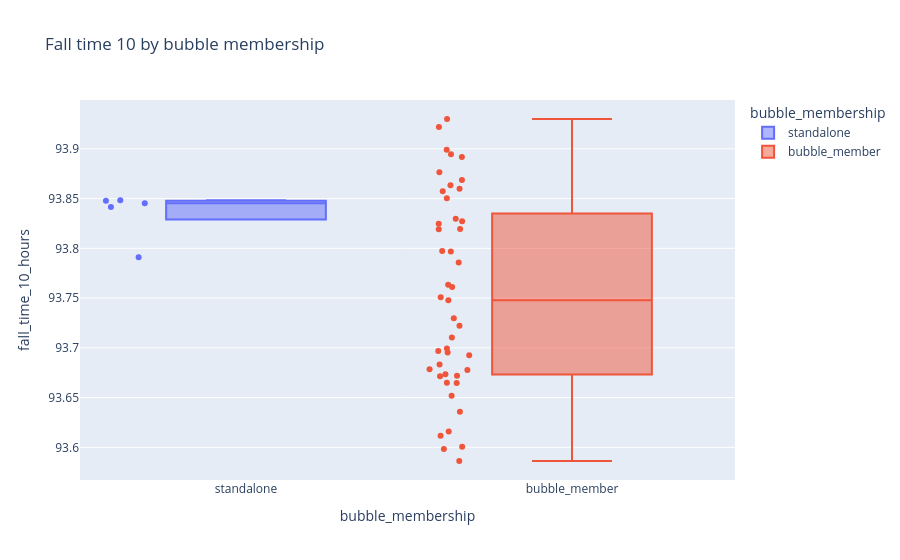

The code cell stored with this chart in its notebook:
### Code cell
px.box(
    bubble_df,
    x="bubble_membership",
    y="fall_time_10_hours",
    color="bubble_membership",
    points="all",
    hover_name="state_label",
    title="Fall time 10 by bubble membership",
)

### Figure 1 — Plotly figure (JSON) as saved in the notebook; plotly's stock layout.template omitted (floating-point values rounded to 4 significant figures)
{"data": [{"alignmentgroup": "True", "boxpoints": "all", "hovertemplate": "<b>%{hovertext}</b><br><br>bubble_membership=%{x}<br>fall_time_10_hours=%{y}<extra></extra>", "hovertext": ["S001_unit_28 | unit 28", "S003_unit_29 | unit 29", "S004_unit_2 | unit 2", "S009_unit_25 | unit 25", "S020_unit_27 | unit 27"], "legendgroup": "standalone", "marker": {"color": "#636efa"}, "name": "standalone", "notched": false, "offsetgroup": "standalone", "orientation": "v", "showlegend": true, "type": "box", "x": ["standalone", "standalone", "standalone", "standalone", "standalone"], "x0": " ", "xaxis": "x", "y": [93.79, 93.85, 93.84, 93.85, 93.85], "y0": " ", "yaxis": "y"}, {"alignmentgroup": "True", "boxpoints": "all", "hovertemplate": "<b>%{hovertext}</b><br><br>bubble_membership=%{x}<br>fall_time_10_hours=%{y}<extra></extra>", "hovertext": ["S002_unit_33 | unit 33", "S005_unit_16 | unit 16", "S006_unit_23 | unit 23", "S007_unit_24 | unit 24", "S008_unit_18 | unit 18", "S010_unit_34 | unit 34", "S011_unit_6 | unit 6", "S012_unit_40 | unit 40", "S013_unit_14 | unit 14", "S015_unit_17 | unit 17", "S016_unit_37 | unit 37", "S017_unit_7 | unit 7", "S018_unit_3 | unit 3", "S019_unit_42 | unit 42", "S021_unit_38 | unit 38", "S023_unit_11 | unit 11", "S024_unit_8 | unit 8", "S025_unit_44 | unit 44", "S026_unit_4 | unit 4", "S027_unit_52 | unit 52", "S028_unit_41 | unit 41", "S029_unit_36 | unit 36", "S030_unit_39 | unit 39", "S031_unit_45 | unit 45", "S032_unit_35 | unit 35", "S033_unit_50 | unit 50", "S034_unit_26 | unit 26", "S035_unit_1 | unit 1", "S036_unit_21 | unit 21", "S037_unit_30 | unit 30", "S038_unit_22 | unit 22", "S039_unit_9 | unit 9", "S040_unit_32 | unit 32", "S041_unit_20 | unit 20", "S042_unit_43 | unit 43", "S043_unit_12 | unit 12", "S044_unit_19 | unit 19", "S045_unit_47 | unit 47", "S046_unit_10 | unit 10", "S047_unit_48 | unit 48", "S048_unit_15 | unit 15", "S049_unit_49 | unit 49", "S050_unit_31 | unit 31", "S051_unit_51 | unit 51", "S052_unit_46 | unit 46"], "legendgroup": "bubble_member", "marker": {"color": "#EF553B"}, "name": "bubble_member", "notched": false, "offsetgroup": "bubble_member", "orientation": "v", "showlegend": true, "type": "box", "x": ["bubble_member", "bubble_member", "bubble_member", "bubble_member", "bubble_member", "bubble_member", "bubble_member", "bubble_member", "bubble_member", "bubble_member", "bubble_member", "bubble_member", "bubble_member", "bubble_member", "bubble_member", "bubble_member", "bubble_member", "bubble_member", "bubble_member", "bubble_member", "bubble_member", "bubble_member", "bubble_member", "bubble_member", "bubble_member", "bubble_member", "bubble_member", "bubble_member", "bubble_member", "bubble_member", "bubble_member", "bubble_member", "bubble_member", "bubble_member", "bubble_member", "bubble_member", "bubble_member", "bubble_member", "bubble_member", "bubble_member", "bubble_member", "bubble_member", "bubble_member", "bubble_member", "bubble_member"], "x0": " ", "xaxis": "x", "y": [93.68, 93.7, 93.62, 93.83, 93.82, 93.67, 93.6, 93.8, 93.92, 93.9, 93.82, 93.67, 93.89, 93.66, 93.79, 93.85, 93.68, 93.59, 93.86, 93.68, 93.64, 93.65, 93.87, 93.73, 93.7, 93.67, 93.89, 93.75, 93.8, 93.61, 93.7, 93.71, 93.6, 93.76, 93.93, 93.83, 93.86, 93.88, 93.76, 93.69, 93.86, 93.66, 93.82, 93.72, 93.75], "y0": " ", "yaxis": "y"}], "layout": {"boxmode": "overlay", "legend": {"title": {"text": "bubble_membership"}, "tracegroupgap": 0}, "title": {"text": "Fall time 10 by bubble membership"}, "xaxis": {"anchor": "y", "categoryarray": ["standalone", "bubble_member"], "categoryorder": "array", "domain": [0, 1], "title": {"text": "bubble_membership"}}, "yaxis": {"anchor": "x", "domain": [0, 1], "title": {"text": "fall_time_10_hours"}}}}
